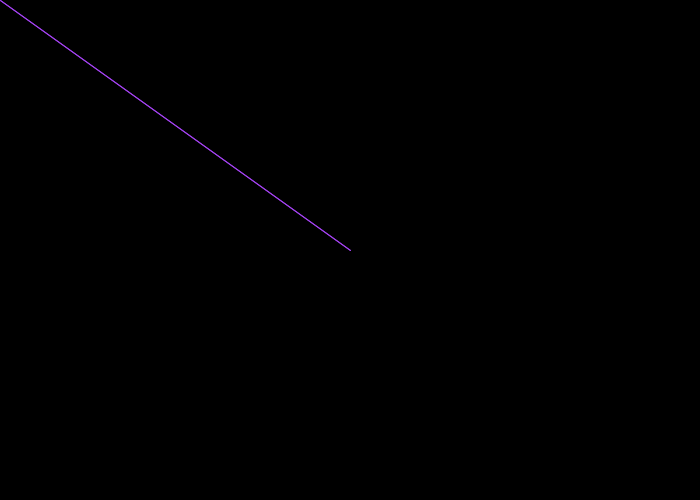
Frame 1 (no input)
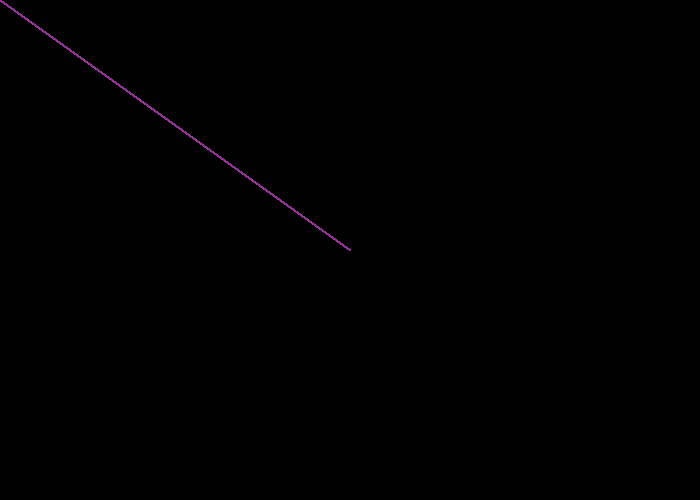
Frame 60 (the mouse pressed at the canvas centre just before this capture)
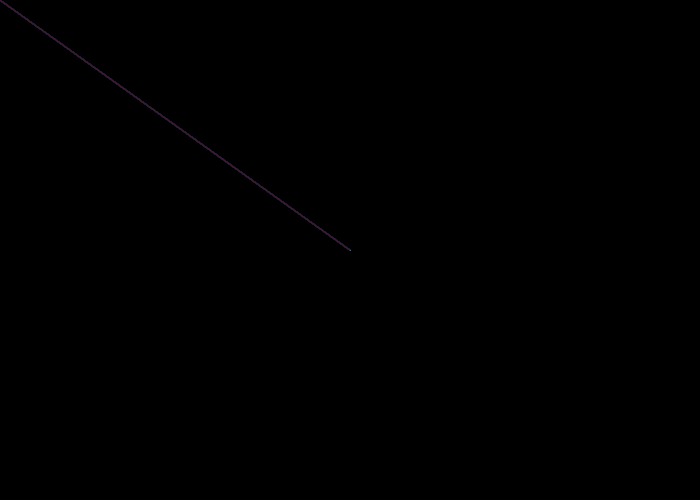
Frame 120 (the mouse held since frame 60 and released just before this capture)

The Processing sketch that drew these frames (run headless with seeded random() and noise(); from frame 60 on, the mouse is pressed at the canvas centre):

// Processing sketch: processing_99179
// ── processing_99179.pde

void setup()
{
  size(700, 500);
  background(0, 0, 0);
  smooth();
}
 
void draw()
{ 
  fill(0,0,0, 5);
  noStroke();
  rect(0,0,width, height);
  stroke(random(255), random(255), random(255));
  line(350, 250, mouseX, mouseY);
  line(350, 250, mouseX, mouseY);
 
}
